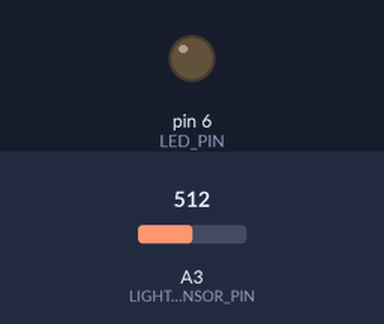
This sketch was run on a simulated Arduino Uno, built with avr-gcc and run on an emulated ATmega328P. On the bench: output pins drawn as LEDs (lit = HIGH). Inputs (shaded band) come from the test bench; at power-on: A3 (LIGHT_SENSOR_PIN) = 512. What the sketch prints to the serial monitor is not drawn.

Above: at 0.05 s.
Timing chart, 0 to 3.0 s (numbered marks = the images above):
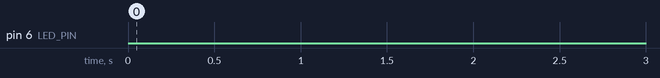

Measured:
- by itself, pin 6 (LED_PIN): LOW → HIGH at 10.0 s, → LOW 0.20 s later, → HIGH 0.20 s later, → LOW 0.20 s later, … (596 changes in this stretch)

The sketch:

11.2.fridgeMonitor.ino
```cpp
/*
  Author:
  Learning Intention: Students will build a monitoring system that watches
  conditions and raises alerts, like the guardian inside a smart fridge

  The build: FRIDGE MONITOR
  1. Calibrate the light sensor FIRST (see below), then set your threshold
  2. The light sensor detects the door opening (light floods into a dark fridge)
  3. If the door stays open longer than 10 seconds, sound the buzzer and flash
the LED until the door closes
  4. Keep the loop non-blocking: use the millis() pattern for the alarm flash
AND the Serial Plotter output (no delay() anywhere)
  5. Plot the light level and door state so you can watch your threshold work

  Calibration (why: every bench is different):
    Ambient light, sensor tolerance and how enclosed your "fridge" is all
    change the raw readings, so a threshold that works for one build fails on
    another. Upload a bare reader first:
        void setup() { Serial.begin(115200); }
        void loop()  { Serial.println(analogRead(A3)); delay(50); }
    Watch the Serial Plotter. Record the covered (door closed) and uncovered
    (door open) values, set your threshold roughly halfway between them, and
    keep both measurements as a comment: evidence the number is not a guess.

  Student Notes:
  1. Make sure you include a flowchart of your logic
  2. Stretch goal: add a second sensor (Temp & Humidity I2C) or an OLED dashboard

  Suggested Grove ports: Light A3, Buzzer D5, LED D6
*/
const int LIGHT_SENSOR_PIN = A3;
const int LED_PIN = 6;
const int LIGHT_THRESHOLD = 200;
const unsigned long FRIDGE_OPEN_TIME_LIMIT = 10000;
const unsigned long FLASH_INTERVAL = 200;

unsigned long lightStartedAt = 0;
unsigned long lastFlashTime = 0;
bool lightIsOn = false;
bool ledState = LOW;

void setup() {
  Serial.begin(115200);
  pinMode(LED_PIN, OUTPUT);
}

void loop() {
  int lightLevel = analogRead(LIGHT_SENSOR_PIN);
  bool doorIsOpen = lightLevel > LIGHT_THRESHOLD;

  Serial.print(lightLevel);
  Serial.print(",");
  Serial.println(doorIsOpen ? 1 : 0);

  if (doorIsOpen) {
    // 1. Record the exact time the door was first opened
    if (!lightIsOn) {
      lightStartedAt = millis();
      lightIsOn = true;
    }

    // 2. Separately check if the door has been open past the limit
    if (millis() - lightStartedAt >= FRIDGE_OPEN_TIME_LIMIT) {
      if (millis() - lastFlashTime >= FLASH_INTERVAL) {
        lastFlashTime = millis();
        ledState = !ledState;
        digitalWrite(LED_PIN, ledState);
      }
    } else {
      // Keep LED off while waiting for the timer to expire
      digitalWrite(LED_PIN, LOW);
    }
  } else {
    // Reset all states completely when the door is closed
    lightIsOn = false;
    ledState = LOW;
    digitalWrite(LED_PIN, LOW);
  }

  delay(50);
}
```
